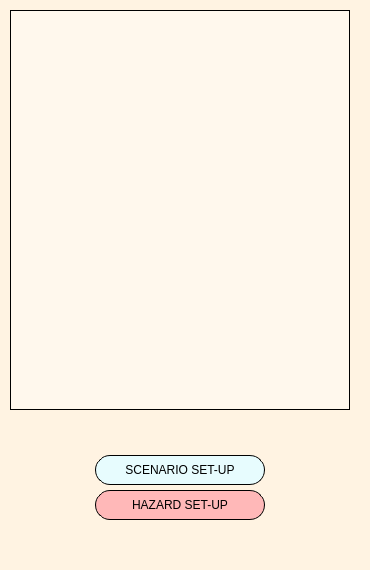
        <widget class="QWidget" name="Page4_Performance">
         <property name="styleSheet">
          <string notr="true">background-color: #FFF3E2;</string>
         </property>
         <layout class="QHBoxLayout" name="horizontalLayout_5">
          <property name="spacing">
           <number>10</number>
          </property>
          <property name="leftMargin">
           <number>10</number>
          </property>
          <property name="topMargin">
           <number>10</number>
          </property>
          <property name="rightMargin">
           <number>10</number>
          </property>
          <property name="bottomMargin">
           <number>10</number>
          </property>
          <item>
           <layout class="QVBoxLayout" name="Performance_LeftWidget">
            <property name="spacing">
             <number>5</number>
            </property>
            <property name="leftMargin">
             <number>0</number>
            </property>
            <property name="topMargin">
             <number>0</number>
            </property>
            <property name="rightMargin">
             <number>0</number>
            </property>
            <property name="bottomMargin">
             <number>0</number>
            </property>
            <item>
             <widget class="QTreeWidget" name="Performance_list">
              <property name="sizePolicy">
               <sizepolicy hsizetype="Fixed" vsizetype="Fixed">
                <horstretch>0</horstretch>
                <verstretch>0</verstretch>
               </sizepolicy>
              </property>
              <property name="minimumSize">
               <size>
                <width>340</width>
                <height>400</height>
               </size>
              </property>
              <property name="maximumSize">
               <size>
                <width>340</width>
                <height>400</height>
               </size>
              </property>
              <property name="styleSheet">
               <string notr="true">background-color: rgba(255, 255, 255, 100)</string>
              </property>
              <property name="frameShape">
               <enum>QFrame::Panel</enum>
              </property>
              <property name="frameShadow">
               <enum>QFrame::Plain</enum>
              </property>
              <property name="lineWidth">
               <number>1</number>
              </property>
              <property name="horizontalScrollBarPolicy">
               <enum>Qt::ScrollBarAsNeeded</enum>
              </property>
              <property name="showDropIndicator" stdset="0">
               <bool>false</bool>
              </property>
              <property name="indentation">
               <number>10</number>
              </property>
              <property name="itemsExpandable">
               <bool>true</bool>
              </property>
              <property name="headerHidden">
               <bool>true</bool>
              </property>
              <property name="columnCount">
               <number>1</number>
              </property>
              <attribute name="headerVisible">
               <bool>false</bool>
              </attribute>
              <column>
               <property name="text">
                <string notr="true">1</string>
               </property>
              </column>
             </widget>
            </item>
            <item>
             <spacer name="verticalSpacer_38">
              <property name="orientation">
               <enum>Qt::Vertical</enum>
              </property>
              <property name="sizeHint" stdset="0">
               <size>
                <width>20</width>
                <height>40</height>
               </size>
              </property>
             </spacer>
            </item>
            <item alignment="Qt::AlignHCenter|Qt::AlignVCenter">
             <widget class="QPushButton" name="ScenarioSU_btn">
              <property name="sizePolicy">
               <sizepolicy hsizetype="Fixed" vsizetype="Fixed">
                <horstretch>0</horstretch>
                <verstretch>0</verstretch>
               </sizepolicy>
              </property>
              <property name="minimumSize">
               <size>
                <width>170</width>
                <height>30</height>
               </size>
              </property>
              <property name="maximumSize">
               <size>
                <width>16777215</width>
                <height>16777215</height>
               </size>
              </property>
              <property name="styleSheet">
               <string notr="true">QPushButton {
    background-color: #e7fcfe;
    border-radius: 15px;
	font: 700 9pt &quot;Segoe UI&quot;;
	border: 1px solid black;
}
</string>
              </property>
              <property name="text">
               <string>SCENARIO SET-UP</string>
              </property>
              <property name="icon">
               <iconset resource="resources.qrc">
                <normaloff>:/icon/icons/settings-12-64.ico</normaloff>:/icon/icons/settings-12-64.ico</iconset>
              </property>
             </widget>
            </item>
            <item alignment="Qt::AlignHCenter|Qt::AlignVCenter">
             <widget class="QPushButton" name="HazardSU_btn">
              <property name="sizePolicy">
               <sizepolicy hsizetype="Fixed" vsizetype="Fixed">
                <horstretch>0</horstretch>
                <verstretch>0</verstretch>
               </sizepolicy>
              </property>
              <property name="minimumSize">
               <size>
                <width>170</width>
                <height>30</height>
               </size>
              </property>
              <property name="maximumSize">
               <size>
                <width>16777215</width>
                <height>16777215</height>
               </size>
              </property>
              <property name="styleSheet">
               <string notr="true">QPushButton {
    background-color: #ffb8b8;
    border-radius: 15px;
	font: 700 9pt &quot;Segoe UI&quot;;
	border: 1px solid black;
}
</string>
              </property>
              <property name="text">
               <string>HAZARD SET-UP</string>
              </property>
              <property name="icon">
               <iconset resource="resources.qrc">
                <normaloff>:/icon/icons/alert-64.ico</normaloff>:/icon/icons/alert-64.ico</iconset>
              </property>
             </widget>
            </item>
            <item>
             <spacer name="verticalSpacer_37">
              <property name="orientation">
               <enum>Qt::Vertical</enum>
              </property>
              <property name="sizeHint" stdset="0">
               <size>
                <width>20</width>
                <height>40</height>
               </size>
              </property>
             </spacer>
            </item>
           </layout>
          </item>
          <item>
           <widget class="QStackedWidget" name="Performance_MainWidget">
            <property name="currentIndex">
             <number>0</number>
            </property>
            <widget class="QWidget" name="default_16"/>
            <widget class="QWidget" name="default_17"/>
           </widget>
          </item>
         </layout>
        </widget>
